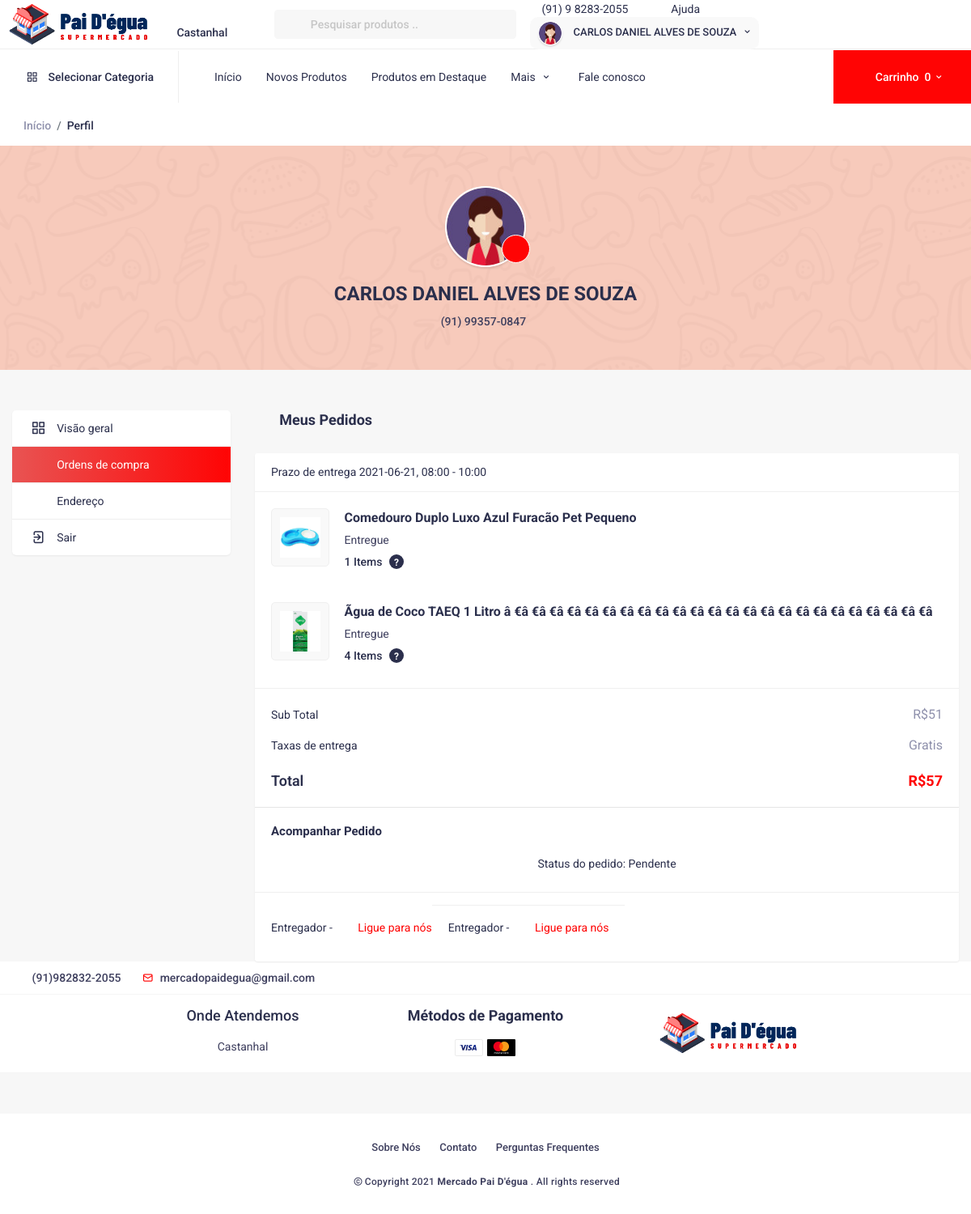
The page /HTML/Frontend/dashboard_my_orders.php (signed in) on the database its author committed.
### tables this page shows
CREATE TABLE `cliente` (
  `id` int(11) NOT NULL,
  `nome` varchar(40) NOT NULL,
  `email` varchar(25) NOT NULL,
  `senha` varchar(15) NOT NULL,
  `telefone` varchar(17) NOT NULL,
  `data_nascimento` date NOT NULL,
  `foto` blob NOT NULL
);

CREATE TABLE `pedidos` (
  `id` int(11) NOT NULL,
  `pedido_id` int(11) DEFAULT NULL,
  `produto_id` int(11) DEFAULT NULL,
  `cliente_id` varchar(17) DEFAULT NULL,
  `quantidade` int(11) DEFAULT NULL,
  `data_pedido` timestamp NOT NULL DEFAULT current_timestamp(),
  `total_produtos` int(11) DEFAULT NULL,
  `valor_pedido` float(11,2) DEFAULT NULL,
  `valor_total_pro` float(11,2) DEFAULT NULL,
  `metodo_pagamento` varchar(25) DEFAULT NULL,
  `ped_status` varchar(25) DEFAULT NULL,
  `valor_total_desconto` float DEFAULT NULL,
  `valor_frete` float DEFAULT NULL,
  `valor_sem_desconto` float DEFAULT NULL,
  `data_entrega` date DEFAULT NULL,
  `id_endereco` int(11) DEFAULT NULL,
  `hora_entrega` varchar(25) DEFAULT NULL
);

CREATE TABLE `produtos` (
  `pro_id` int(11) NOT NULL,
  `pro_cat` int(11) DEFAULT NULL,
  `pro_nome` varchar(100) DEFAULT NULL,
  `pro_desc` varchar(255) DEFAULT NULL,
  `pro_valor` float(11,2) DEFAULT NULL,
  `pro_img` varchar(255) DEFAULT NULL,
  `pro_estoque` int(11) DEFAULT NULL,
  `pro_valor_venda` float(11,2) DEFAULT NULL,
  `pro_desconto` float(11,2) DEFAULT NULL,
  `pro_porc_desconto` float(11,2) DEFAULT NULL,
  `pro_ativo` int(11) DEFAULT NULL,
  `pro_data_criado` timestamp NOT NULL DEFAULT current_timestamp()
);

### HTML/Frontend/php/dados_cliente.php (called while the page is built)
<?php
		include('conexao.php');
		$telefone = $_SESSION['telefone'];
		$query = "SELECT * FROM cliente WHERE telefone = '$telefone'";
		$array = mysqli_query($conexao,$query);
		$resultado = mysqli_fetch_array($array);
?>

### HTML/Frontend/php/functions/cart.php (called while the page is built, shortened)
<?php
function conta_produtos($pdo) {
	$cont_itens = 0;
	return $cont_itens;
}

### HTML/Frontend/php/Carrinho.php (called while the page is built, shortened)
<?php
	require_once "functions/cart.php";
	$pdoConnection = require_once "connection.php";
	$cont_itens = conta_produtos($pdoConnection);
?>

### HTML/Frontend/php/exibe_my_orders.php (called while the page is built)
<?php
        include('conexao.php');
        $client_id =  $_SESSION['telefone'];
        $select_pedidos = "SELECT * FROM pedidos WHERE cliente_id = '$client_id' GROUP BY pedido_id order by data_pedido DESC";
        $array_pedidos = mysqli_query($conexao,$select_pedidos);
        while($r_pedidosw = mysqli_fetch_array($array_pedidos)){
            $r_pedidos[] = $r_pedidosw;
		}
?>

### HTML/Frontend/php/func.php (called while the page is built, shortened)
<?php
		function limpa_link($valor){
			$valor = trim($valor);
			$valor = str_replace("../", "../Admin/", $valor);
			return $valor;
		   }
	?>

### HTML/Frontend/dashboard_my_orders.php (the view, shortened to what this page needs)
<?php
include("php/carrinho.php");
include("php/exibe_my_orders.php");
?>
<!DOCTYPE html>
<html lang="en">
	<?php
		include('php/dados_cliente.php');
		include('php/func.php');
		include('php/exibe_categoria_index.php');
	?>
	<head>
		<link href='vendor/unicons-2.0.1/css/unicons.css' rel='stylesheet'>
		<link href="css/style.css" rel="stylesheet">
		<link href="css/responsive.css" rel="stylesheet">
		<link href="css/night-mode.css" rel="stylesheet">
		<link href="css/step-wizard.css" rel="stylesheet">
		<link href="css/modalfoto.css" rel="stylesheet">
		<link href="vendor/fontawesome-free/css/all.min.css" rel="stylesheet">
		<link href="vendor/OwlCarousel/assets/owl.carousel.css" rel="stylesheet">
		<link href="vendor/OwlCarousel/assets/owl.theme.default.min.css" rel="stylesheet">
		<link href="vendor/bootstrap/css/bootstrap.min.css" rel="stylesheet">
		<link rel="stylesheet" type="text/css" href="vendor/semantic/semantic.min.css">
	</head>
<body>
	<header class="header clearfix">
		<div class="top-header-group">
			<div class="top-header">
				<div class="main_logo" id="logo">
					<a href="index.php"><img src="images/logo.png" alt=""></a>
				</div>
				<div class="select_location">
					<div class="ui inline dropdown loc-title">
						<div class="text">
							<i class="uil uil-location-point"></i>
							Castanhal
						</div>
					</div>
				</div>
				<div class="search120">
				<form method="GET" action="shop_grid.php" enctype="multipart/form-data">
					<div class="ui search">
						<div class="ui left icon input swdh10">
							<input class="prompt srch10" type="search" name='pesquisar' placeholder="Pesquisar produtos ..">
						</div>
					</div>
					</form>
				</div>
				<div class="header_right">
					<ul>
						<li>
							<a href="#" class="offer-link"><i class="uil uil-phone-alt"></i>(91) 9 8283-2055</a>
						</li>
						<li>
							<a href="faq.php" class="offer-link"><i class="uil uil-question-circle"></i>Ajuda</a>
						</li>
						<li class="ui dropdown">
							<a href="#" class="opts_account">
							<?php
								if(isset($resultado['foto'])){
									echo "<img src=' ".$resultado['foto']." ' alt=''>";
								}else{
									echo "<img src='images/avatar/img-5.jpg' alt=''>";
								};
								?>
								<span class="user__name"><?php echo $resultado['nome'] ?></span>
								<i class="uil uil-angle-down"></i>
							</a>
						</li>
					</ul>
				</div>
			</div>
		</div>
		<div class="sub-header-group">
			<div class="sub-header">
				<div class="ui dropdown">
					<a href="#" class="category_drop hover-btn" data-toggle="modal" data-target="#category_model" title="Categories"><i class="uil uil-apps"></i><span class="cate__icon">Selecionar Categoria</span></a>
				</div>
				<nav class="navbar navbar-expand-lg navbar-light py-3">
					<div class="container-fluid">
						<div class="collapse navbar-collapse d-flex flex-column flex-lg-row flex-xl-row justify-content-lg-end bg-dark1 p-3 p-lg-0 mt1-5 mt-lg-0 mobileMenu" id="navbarSupportedContent">
							<ul class="navbar-nav main_nav align-self-stretch">
								<li class="nav-item"><a href="index.php" class="nav-link" title="Home">Início</a></li>
								<li class="nav-item"><a href="shop_grid.php?new_id=1" class="nav-link new_item" title="New Products">Novos Produtos</a></li>
								<li class="nav-item"><a href="shop_grid.php?destaque=2" class="nav-link" title="Featured Products">Produtos em Destaque</a></li>
								<li class="nav-item">
									<div class="ui icon top left dropdown nav__menu">
										<a class="nav-link" title="Pages">Mais <i class="uil uil-angle-down"></i></a>
									</div>
								</li>
								<li class="nav-item"><a href="contact_us.php" class="nav-link" title="Contact">Fale conosco</a></li>
							</ul>
						</div>
					</div>
				</nav>
				<div class="header_cart order-1">
				<?php if($cont_itens >= 1) { ?>
						<a href="#" class="cart__btn hover-btn pull-bs-canvas-left" title="Cart"><i class="uil uil-shopping-cart-alt"></i><span>Carrinho</span><ins><?php echo $cont_itens ?></ins><i class="uil uil-angle-down"></i></a>
					<?php }else{ ?>
						<a href="#" class="cart__btn hover-btn pull-bs-canvas-left" title="Cart"><i class="uil uil-shopping-cart-alt"></i><span>Carrinho</span><ins>0</ins><i class="uil uil-angle-down"></i></a>
					<?php } ?>
				</div>
			</div>
		</div>
	</header>
	<div class="wrapper">
		<div class="gambo-Breadcrumb">
			<div class="container">
				<div class="row">
					<div class="col-md-12">
						<nav aria-label="breadcrumb">
							<ol class="breadcrumb">
								<li class="breadcrumb-item"><a href="index.php">Início</a></li>
								<li class="breadcrumb-item active" aria-current="page">Perfil</li>
							</ol>
						</nav>
					</div>
				</div>
			</div>
		</div>
		<div class="dashboard-group">
			<div class="container">
				<div class="row">
					<div class="col-lg-12">
						<div class="user-dt">
							<div class="user-img">
								<?php
								if(isset($resultado['foto'])){
									echo "<img src=' ".$resultado['foto']." ' alt=''>";
								}else{
									echo "<img src='images/avatar/img-5.jpg' alt=''>";
								};
								?>
								<div class="img-add">
												<label for="click" class="click-me-modal">
													<i class="uil uil-camera-plus"></i>
												</label>
													</div>
											</div>
										</div>
							<h4><?php echo$resultado['nome']?></h4>
							<p><?php echo$resultado['telefone']?><a href="#"></a></p>
						</div>
					</div>
				</div>
			</div>
		</div>
		<div class="">
			<div class="container">
				<div class="row">
					<div class="col-lg-3 col-md-4">
						<div class="left-side-tabs">
							<div class="dashboard-left-links">
								<a href="dashboard_overview.php" class="user-item"><i class="uil uil-apps"></i>Visão geral</a>
								<a href="dashboard_my_orders.php" class="user-item active"><i class="uil uil-box"></i>Ordens de compra</a>
								<a href="dashboard_my_addresses.php" class="user-item"><i class="uil uil-location-point"></i>Endereço</a>
								<a href="/mercado-paid-egua/HTML/frontend/php/logout.php" class="user-item"><i class="uil uil-exit"></i>Sair</a>
							</div>
						</div>
					</div>
					<div class="col-lg-9 col-md-8">
						<div class="dashboard-right">
							<div class="row">
								<div class="col-md-12">
									<div class="main-title-tab">
										<h4><i class="uil uil-box"></i>Meus Pedidos</h4>
									</div>
								</div>
								<div class="col-lg-12 col-md-12">
								<?php
									if(isset($r_pedidos))
									{
										foreach($r_pedidos as $key => $r_ped)
										{
									?>
									<div class="pdpt-bg">
										<div class="pdpt-title">
											<h6>Prazo de entrega <?php echo $r_ped['data_entrega'] ?>, <?php echo $r_ped['hora_entrega'] ?></h6>
										</div>
										<div class="order-body10">
										<?php
										$ped_un = $r_ped['pedido_id'];
										$select_pedidos_un = "SELECT * FROM pedidos, produtos WHERE pedidos.pedido_id = '$ped_un' AND produtos.pro_id = pedidos.produto_id";
										$array_pedidos_un = mysqli_query($conexao,$select_pedidos_un);
										while($r_pedidos_unw = mysqli_fetch_array($array_pedidos_un)){
										?>
											<ul class="order-dtsll">
												<li>
													<div class="order-dt-img">
														<img src="<?php echo limpa_link($r_pedidos_unw['pro_img']) ?>" alt="">
													</div>
												</li>
												<li>
													<div class="order-dt47">
														<h4><?php echo $r_pedidos_unw['pro_nome'] ?></h4>
														<p>Entregue</p>
														<div class="order-title"><?php echo $r_pedidos_unw['quantidade'] ?> Items <span data-inverted=""  data-position="top center">?</span></div>
													</div>
												</li>
											</ul>
											<?php } ?>
											<div class="total-dt">
												<div class="total-checkout-group">
													<div class="cart-total-dil">
														<h4>Sub Total</h4>
														<span>R$<?php echo $r_ped['total_produtos'] ?></span>
													</div>
													<div class="cart-total-dil pt-3">
														<h4>Taxas de entrega</h4>
														<span>Gratis</span>
													</div>
												</div>
												<div class="main-total-cart">
													<h2>Total</h2>
													<span>R$<?php echo $r_ped['total_produtos'] + $r_ped['valor_frete'] ?></span>
												</div>
											</div>
											<div class="track-order">
												<h4>Acompanhar Pedido</h4>
												<div class="bs-wizard" style="border-bottom:0;">
													<div class="bs-wizard-step complete">
														<div class="text-center bs-wizard-stepnum">Status do pedido: <?php echo $r_ped['ped_status']?> </div>
													</div>
												</div>
											</div>
											<div class="call-bill">
												<div class="delivery-man">
													Entregador - <a href="contact_us.php"><i class="uil uil-phone"></i> Ligue para nós</a>
												</div>
											<div class="call-bill">
												<div class="delivery-man">
													Entregador - <a href="#"><i class="uil uil-phone"></i> Ligue para nós</a>
												</div>
											</div>
										</div>
									</div>
									<?php }} ?>
								</div>
							</div>
						</div>
					</div>
				</div>
			</div>
		</div>
	</div>
	<footer class="footer">
		<div class="footer-first-row">
			<div class="container">
				<div class="row">
					<div class="col-md-6 col-sm-6">
						<ul class="call-email-alt">
							<li><a href="#" class="callemail"><i class="uil uil-dialpad-alt"></i>(91)982832-2055</a></li>
							<li><a href="#" class="callemail"><i class="uil uil-envelope-alt"></i>mercadopaidegua@gmail.com</a></li>
						</ul>
					</div>
				</div>
			</div>
		</div>
		<div class="footer-second-row">
			<div class="container">
				<div class="row-index">
					<div class="col-lg-3 col-md-6 col-sm-6">
						<div class="second-row-item" style="margin-top:47px;">
							<h4>Onde Atendemos</h4>
							<ul>
								<li><a href="#">Castanhal</a></li>
							</ul>
						</div>
					</div>
					<div class="col-lg-3 col-md-6 col-sm-6">
						<div class="second-row-item-payment">
							<h4>Métodos de Pagamento</h4>
							<div class="footer-payments">
								<ul id="paypal-gateway" class="financial-institutes">
									<li class="financial-institutes__logo">
										<img alt="Visa" title="Visa" src="images/footer-icons/pyicon-1.svg">
									</li>
									<li class="financial-institutes__logo">
										<img alt="MasterCard" title="MasterCard" src="images/footer-icons/pyicon-2.svg">
									</li>
								</ul>
							</div>
						</div>
						</div>
						<div class="col-lg-3 col-md-6 col-sm-6">
						<div class="second-row-item">
						<div class="main_logo-footer" id="logo">
					<img src="images/logo.png" alt="">
				</div>
					</div>
							</div>
					</div>
				</div>
			</div>
		<div class="footer-last-row">
			<div class="container">
				<div class="row">
					<div class="col-md-12">
						<div class="footer-bottom-links" style="text-align-last:center;">
							<ul>
								<li><a href="about_us.php">Sobre Nós</a></li>
								<li><a href="contact_us.php">Contato</a></li>
								<li><a href="faq.php">Perguntas Frequentes</a></li>
							</ul>
						</div>
						<div class="copyright-text">
							<i class="uil uil-copyright"></i>Copyright 2021 <b>Mercado Pai D'égua</b> . All rights reserved
						</div>
					</div>
				</div>
			</div>
		</div>
	</footer>
</body>
</html>

### HTML/Frontend/css/responsive.css (style rules this page uses)
@media (min-width: 1200px) { .container { max-width: 1200px !important; } }

### HTML/Frontend/css/modalfoto.css (style rules this page uses)
.img-add { display: block; }
.img-add [type="checkbox"] + label { cursor: pointer; display: inline-block; outline: none; transition: all 0.3s; vertical-align: middle; margin: 0; position: absolute; bottom: 5px; right: -5px; background: #ff0404; color: #fff; height: 35px; width: 35px; border-radius: 100%; border: 1px solid #ffff; font-size: 18px; padding: 8px 5px; }

### rows shown on the page
cliente: foto (picture), nome "CARLOS DANIEL ALVES DE SOUZA", telefone "(91) 99357-0847"
pedidos: data_entrega "2021-06-21", hora_entrega "08:00 - 10:00", shows a picture, produto.pro_nome "Comedouro Duplo Luxo Azul Furacão Pet Pequeno", quantidade "1", total_produtos "51", $r_ped['total_produtos'] + $r_ped['valor_frete'] "57", ped_status "Pendente"
pedidos: shows a picture, produto.pro_nome "Ãgua de Coco TAEQ 1 Litro â €â €â €â €â €â €â €â €â €â €â €â €â €â €â €â €â €â €â €â €â €â €â €â €â", quantidade "4"
